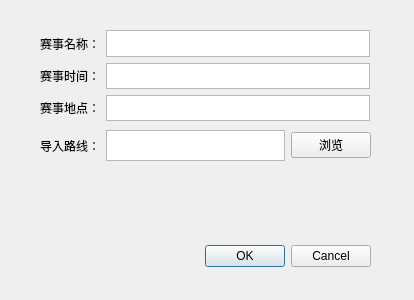
<?xml version="1.0" encoding="UTF-8"?>
<ui version="4.0">
 <class>Dialog</class>
 <widget class="QDialog" name="Dialog">
  <property name="geometry">
   <rect>
    <x>0</x>
    <y>0</y>
    <width>414</width>
    <height>300</height>
   </rect>
  </property>
  <property name="windowTitle">
   <string>赛事设置</string>
  </property>
  <widget class="QDialogButtonBox" name="buttonBox">
   <property name="geometry">
    <rect>
     <x>30</x>
     <y>240</y>
     <width>341</width>
     <height>32</height>
    </rect>
   </property>
   <property name="orientation">
    <enum>Qt::Horizontal</enum>
   </property>
   <property name="standardButtons">
    <set>QDialogButtonBox::Cancel|QDialogButtonBox::Ok</set>
   </property>
  </widget>
  <widget class="QWidget" name="">
   <property name="geometry">
    <rect>
     <x>40</x>
     <y>30</y>
     <width>330</width>
     <height>91</height>
    </rect>
   </property>
   <layout class="QGridLayout" name="gridLayout">
    <item row="1" column="0" colspan="2">
     <widget class="QLabel" name="label_2">
      <property name="text">
       <string>赛事时间：</string>
      </property>
     </widget>
    </item>
    <item row="1" column="2">
     <widget class="QTextEdit" name="textEdit_2"/>
    </item>
    <item row="2" column="0" colspan="2">
     <widget class="QLabel" name="label_3">
      <property name="text">
       <string>赛事地点：</string>
      </property>
     </widget>
    </item>
    <item row="2" column="2">
     <widget class="QTextEdit" name="textEdit_3"/>
    </item>
    <item row="0" column="2">
     <widget class="QTextEdit" name="textEdit"/>
    </item>
    <item row="0" column="0" colspan="2">
     <widget class="QLabel" name="label">
      <property name="text">
       <string>赛事名称：</string>
      </property>
     </widget>
    </item>
   </layout>
  </widget>
  <widget class="QWidget" name="">
   <property name="geometry">
    <rect>
     <x>40</x>
     <y>130</y>
     <width>331</width>
     <height>31</height>
    </rect>
   </property>
   <layout class="QHBoxLayout" name="horizontalLayout">
    <item>
     <widget class="QLabel" name="label_4">
      <property name="text">
       <string>导入路线：</string>
      </property>
     </widget>
    </item>
    <item>
     <widget class="QTextBrowser" name="textBrowser"/>
    </item>
    <item>
     <widget class="QPushButton" name="pushButton">
      <property name="text">
       <string>浏览</string>
      </property>
     </widget>
    </item>
   </layout>
  </widget>
 </widget>
 <resources/>
 <connections>
  <connection>
   <sender>buttonBox</sender>
   <signal>accepted()</signal>
   <receiver>Dialog</receiver>
   <slot>accept()</slot>
   <hints>
    <hint type="sourcelabel">
     <x>248</x>
     <y>254</y>
    </hint>
    <hint type="destinationlabel">
     <x>157</x>
     <y>274</y>
    </hint>
   </hints>
  </connection>
  <connection>
   <sender>buttonBox</sender>
   <signal>rejected()</signal>
   <receiver>Dialog</receiver>
   <slot>reject()</slot>
   <hints>
    <hint type="sourcelabel">
     <x>316</x>
     <y>260</y>
    </hint>
    <hint type="destinationlabel">
     <x>286</x>
     <y>274</y>
    </hint>
   </hints>
  </connection>
 </connections>
</ui>
